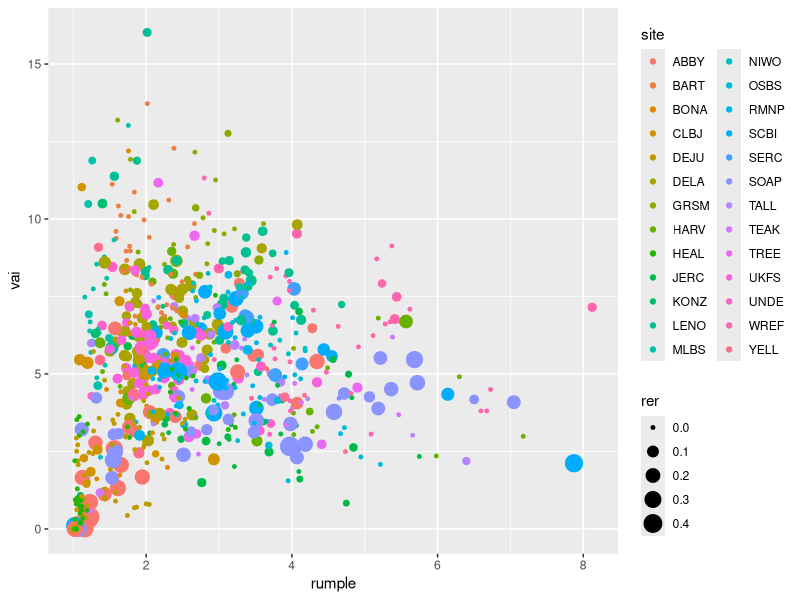
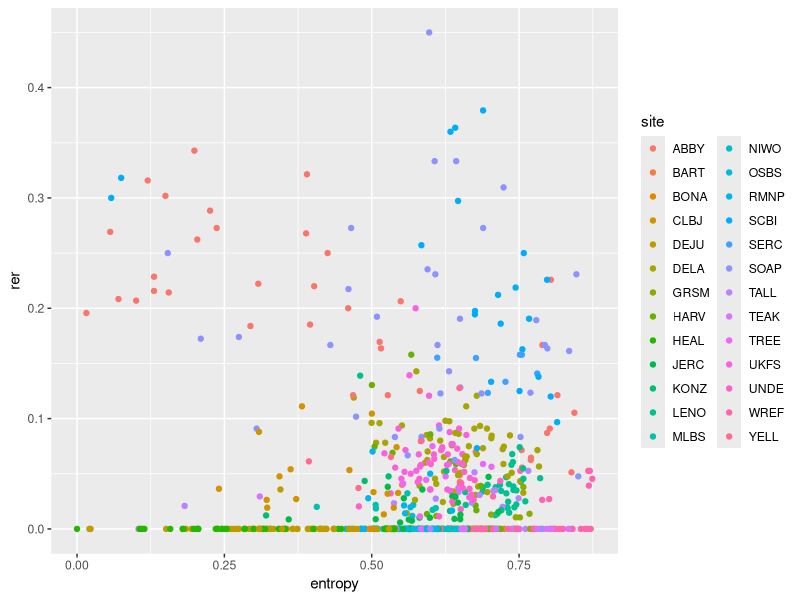

Source code (R) for these figures, in order:
library(tidyverse)
d<- read_csv('data/data_with_climate_norms.csv')


ggplot(d, aes(x=rumple , y=vai, color = site, size = rer)) +
  geom_point()#+
  scale_y_log10() #+ facet_wrap(~site)
ggplot(d, aes(x=entropy, y=rer, color = site)) +
  geom_point()

d |> dplyr::select(9:23, rer, i_cat, rel_cover_exotic) %>%
  pivot_longer(cols = names(.)[1:14]) 


d |> filter(days_since_change < 10000) |> pull(plotID) |> unique() |> length()
  # ggplot(aes(x = days_since_change/365)) + 
  # geom_histogram()

d |> mutate(days_since_change = ifelse(days_since_change == 99999, NA, days_since_change)) |>
  nrow()
